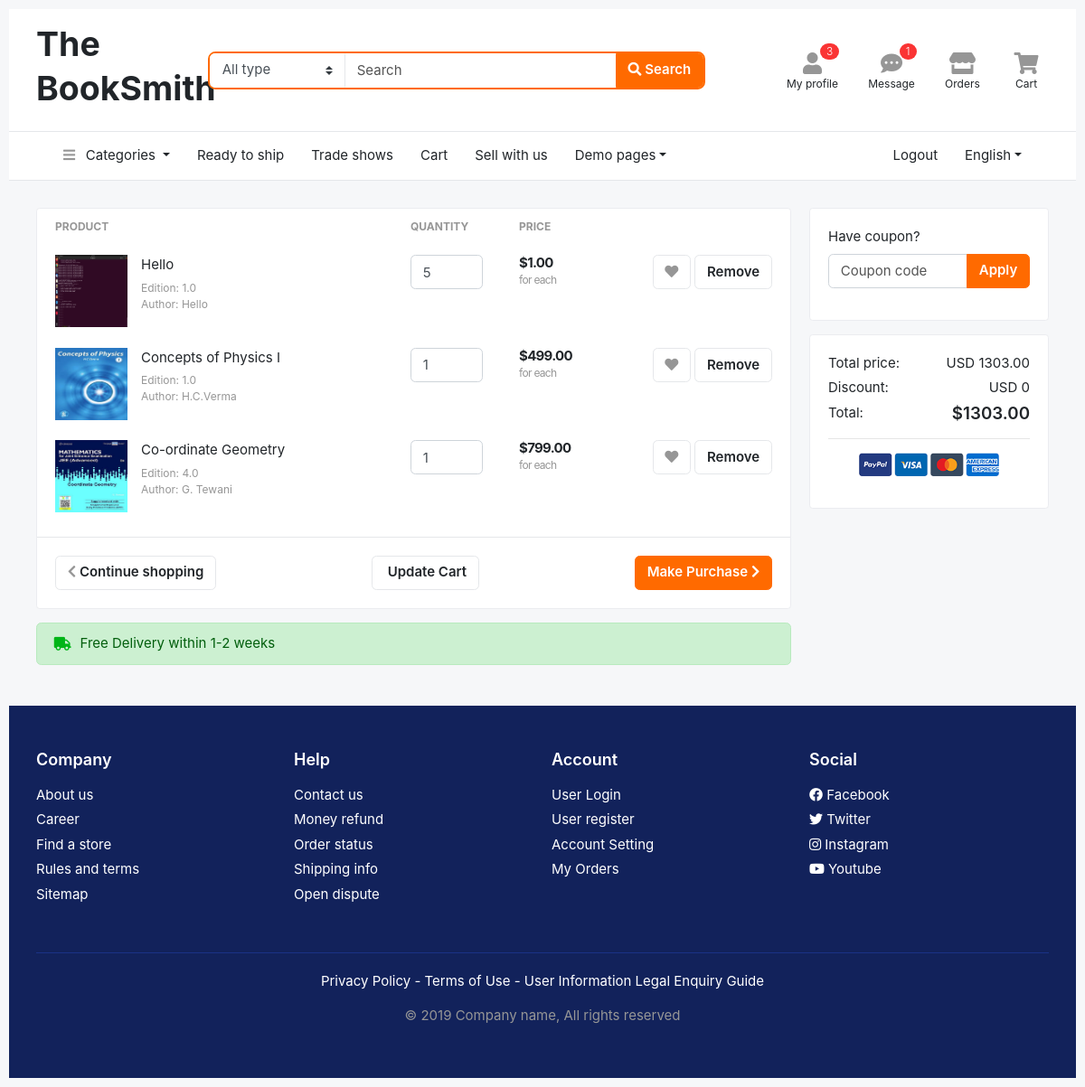
The page /customer/cart (signed in) on the database as committed earlier.
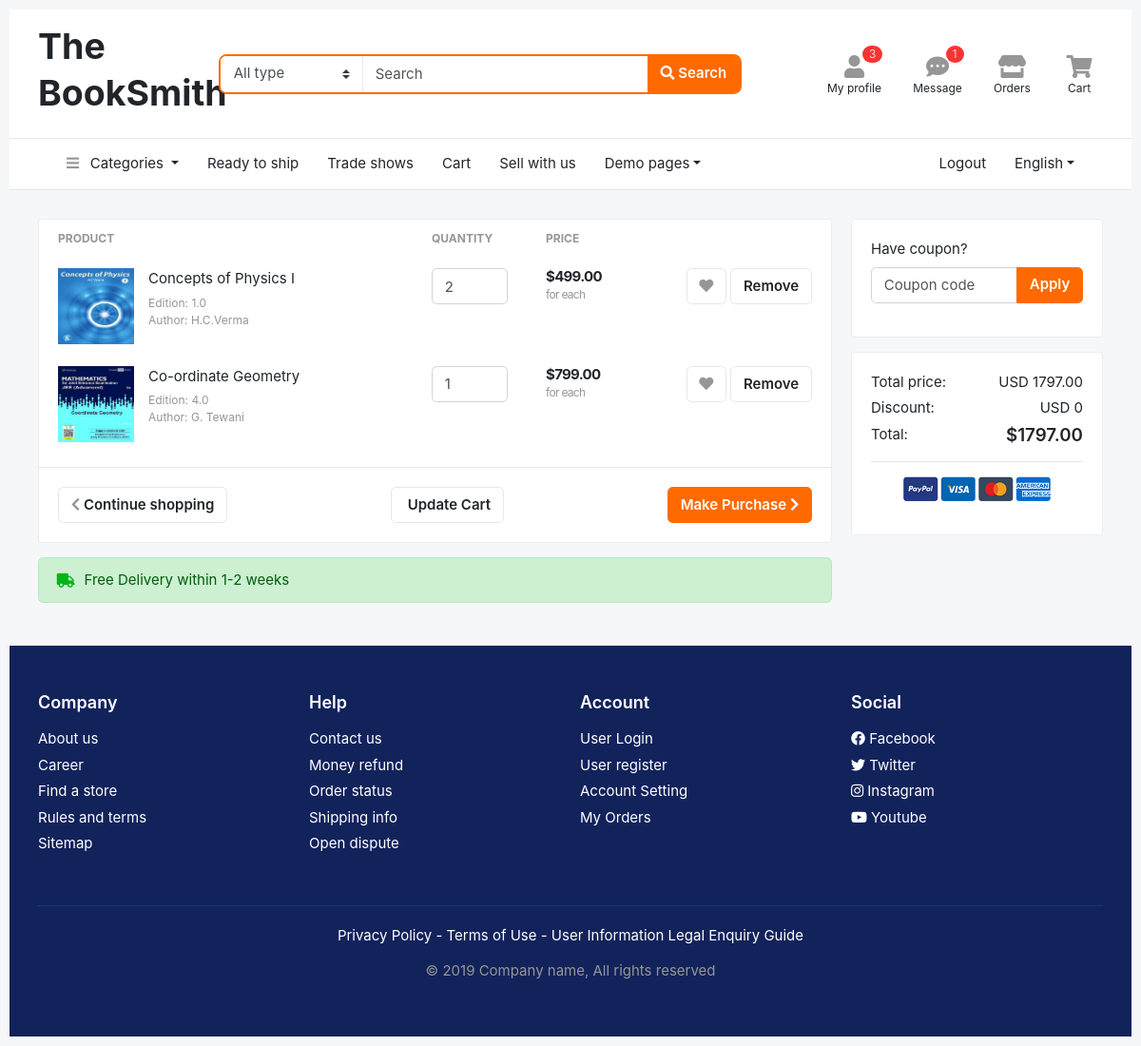
The same page on the database as committed later.
### Store/models.py (models this page shows, shortened)
class CartItem(models.Model):
	cartitem_id = models.AutoField(primary_key=True)
	book_quantity = models.IntegerField(default=0)
	book_id = models.ForeignKey(Book, on_delete=models.CASCADE)
	cart = models.ForeignKey(Cart, on_delete=models.CASCADE)

class Book(models.Model):
	old_new = (
		(1, 'Yes'),
		(0, 'No'),
	)
	book_id = models.AutoField(primary_key=True)
	book_name = models.CharField(max_length=50)
	book_author = models.CharField(max_length=50)
	book_edition = models.DecimalField(max_digits=6, decimal_places=1)
	book_price = models.DecimalField(max_digits=6, decimal_places=2)
	book_quantity = models.IntegerField()
	date = models.DateTimeField(auto_now=True)
	is_new = models.BooleanField(choices=old_new)
	image_file = models.ImageField(upload_to=UPLOAD_TO)
	category = models.ForeignKey(Category, on_delete=models.CASCADE)
	vendor = models.ForeignKey(Vendor, on_delete=models.CASCADE)

### Store/views.py (the view)
# urls.py: path('customer/cart', views.cart_view, name='cart-customer'),
@login_required
def cart_view(request):
	user = request.user
	context = {
		"cart_exists" : True,
	}
	cart = user.cart_set.first()
	total = 0
	if not cart is None:
		cart_items = cart.cartitem_set.all()
		for cartitem in cart_items:
			total += cartitem.book_quantity * cartitem.book_id.book_price
		if not bool(cart_items):
			context["cart_exists"] = False
		else:
			context["cart_exists"] = True
			context["cart_items"] = cart_items
	else:
		context["cart_exists"] = False
	context["total"] = total
	return render(request, 'Store/cart.html', context)

### Store/templates/Store/cart.html (shortened to what the changed rows need)
{% extends 'Store/layout.html' %}
{% load static %}
{% block body %}
<header class="section-header">
  <section class="header-main border-bottom">
    <div class="container">
      <div class="row align-items-center">
        <div class="col-xl-2 col-lg-3 col-md-12">
          <a href="#" class="brand-wrap">
            <h1>The BookSmith</h1>
          </a>
        </div>
      </div>
    </div>
  </section>
  </header>
<section class="section-content padding-y">
<div class="container">
<div class="row">
  <main class="col-md-9">
<form method="POST" action="{% if user.is_authenticated %}{% if user.is_vendor %}{% url 'cart-update-vendor' %}{% else %}{% url 'cart-update-customer' %}{% endif %}{% else %}#{% endif %}">
<div class="card">
<table class="table table-borderless table-shopping-cart">
<thead class="text-muted">
<tr class="small text-uppercase">
  <th scope="col">Product</th>
  <th scope="col" width="120">Quantity</th>
  <th scope="col" width="120">Price</th>
  <th scope="col" class="text-right" width="200"> </th>
</tr>
</thead>
<tbody>
  {% for item in cart_items %}
  <tr>
    <td>
      <figure class="itemside">
        <div class="aside"><img src="{{ item.book_id.image_file.url }}" class="img-sm"></div>
        <figcaption class="info">
          <a href="{% url 'book-details' item.book_id.book_id %}" class="title text-dark">{{ item.book_id.book_name }}</a>
          <p class="text-muted small">Edition: {{ item.book_id.book_edition }} <br> Author: {{ item.book_id.book_author }}</p>
        </figcaption>
      </figure>
    </td>
    <td>
      <input type="number" name="quantity" class="form-control" value="{{ item.book_quantity }}" min="1" max="{{ item.book_id.book_quantity }}">
    </td>
    <td>
      <div class="price-wrap">
        <var class="price">${{ item.book_id.book_price }}</var>
        <small class="text-muted"> for each </small>
      </div>
    </td>
    <td class="text-right">
    <a data-original-title="Save to Wishlist" title="" href="" class="btn btn-light" data-toggle="tooltip"> <i class="fa fa-heart"></i></a>
    <a href="{% if user.is_authenticated %}{% if user.is_vendor %}{% url 'cart-remove-vendor' item.cartitem_id %}{% else %}{% url 'cart-remove-customer' item.cartitem_id %}{% endif %}{% endif %}" class="btn btn-light"> Remove</a>
    </td>
  </tr>
  {% endfor %}
</tbody>
</table>
</div>
</form>
  </main>
  <aside class="col-md-3">
    <div class="card">
      <div class="card-body">
          <dl class="dlist-align">
            <dt>Total price:</dt>
            <dd class="text-right">USD {{ total }}</dd>
          </dl>
          <dl class="dlist-align">
            <dd class="text-right  h5"><strong>${{ total }}</strong></dd>
          </dl>
      </div>
    </div>
  </aside>
</div>
</div>
</section>
{% endblock %}

Rows that differ between the two databases and show on the page:
removed CartItem: book_id.image_file (picture), book_id.book_name "Hello", book_id.book_edition "1.0", book_id.book_author "Hello", quantity "5", book_id.book_price "1.00"
changed CartItem "Concepts of Physics I": quantity "1" → "2"
Other text that changed with them:
{{ total }}: "1303.00" → "1797.00"
